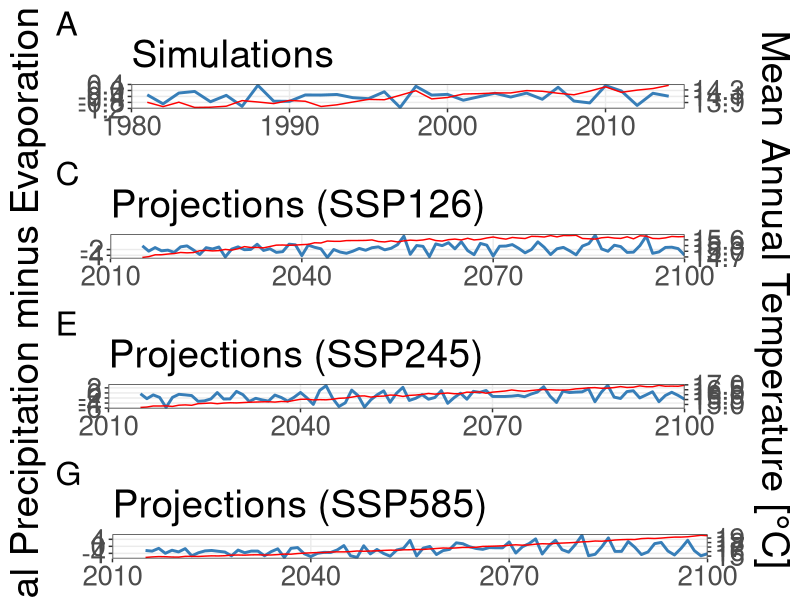
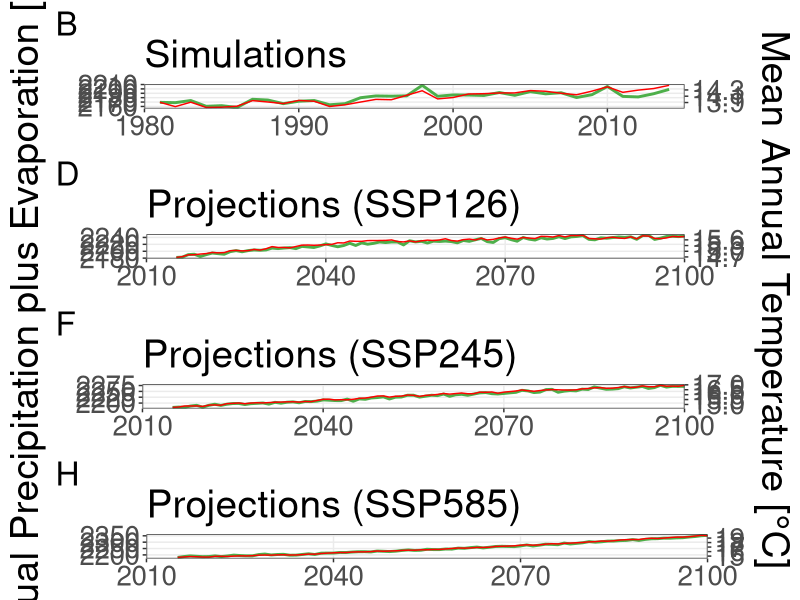
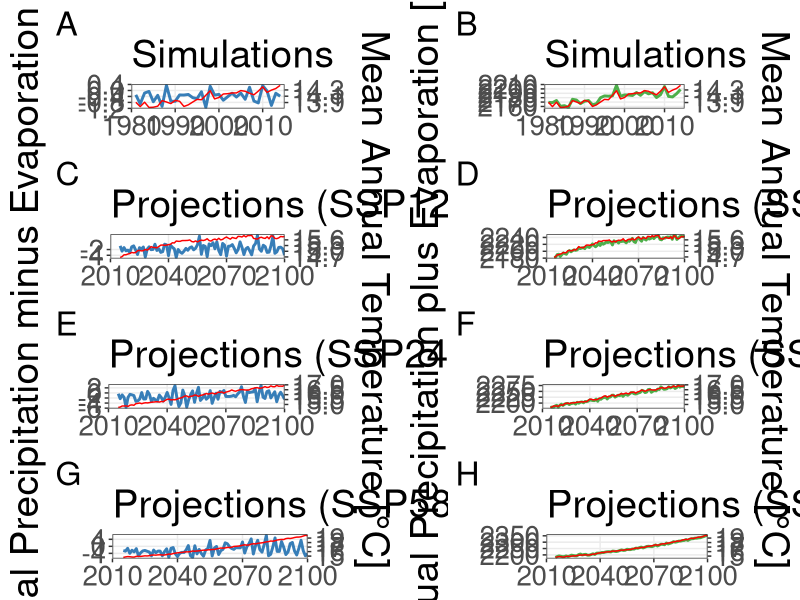

Recreate these plots in R, in order.
#Required Libraries
library(ggplot2)
library(dplyr)
library(data.table)
library(tidyverse)
#Load Data
global_gimsim <- read_csv('gcm_sim_avg8gcms.csv') %>% as.data.table()
global_proj126 <- read_csv('gcm_proj126_avg8gcms.csv') %>% as.data.table()
global_proj245 <- read_csv('gcm_proj245_avg8gcms.csv') %>% as.data.table()
global_proj585 <- read_csv('gcm_proj585_avg8gcms.csv') %>% as.data.table()

#Plots gimsim
range_PmE_gimsim <- max(global_gimsim$PmE) - min(global_gimsim$PmE)
min_PmE_gimsim <- min(global_gimsim$PmE)
range_PpE_gimsim <- max(global_gimsim$PpE) - min(global_gimsim$PpE)
min_PpE_gimsim <- min(global_gimsim$PpE)
range_T_gimsim <- max(global_gimsim$T) - min(global_gimsim$T)
min_T_gimsim <- min(global_gimsim$T)

p01 <- ggplot(data = global_gimsim, aes(x = Year, y = PmE)) +
  geom_line(show.legend = FALSE, color = "#377eb8", size = 1) +
  geom_line(aes(y = (T - min_T_gimsim)*range_PmE_gimsim/range_T_gimsim + min_PmE_gimsim), color = "red") +
  labs(x = NULL, y = NULL, title = "Simulations", tag = "A") +
  theme_bw() +
  #geom_label(aes(x = 1992, y = -90, label = "R-squared = 0.012\np-value = 0.141"), fill = "white", size = 5) +
  scale_y_continuous(sec.axis = sec_axis(~(. - min_PmE_gimsim)*range_T_gimsim/range_PmE_gimsim + min_T_gimsim, name = NULL)) +
  scale_x_continuous(limits = c(1980, 2015), expand = c(0, 0), breaks = seq(1980, 2020, 10)) +
  theme(panel.grid.minor = element_blank(), plot.tag = element_text(size = 24), plot.title = element_text(size=28), axis.text = element_text(size = 20), axis.title = element_text(size = 24))

p02 <- ggplot(data = global_gimsim, aes(x = Year, y = PpE)) +
  geom_line(show.legend = FALSE, color = "#4daf4a", size = 1) +
  geom_line(aes(y = (T - min_T_gimsim)*range_PpE_gimsim/range_T_gimsim + min_PpE_gimsim), color = "red") +
  labs(x = NULL, y = NULL, title = "Simulations", tag = "B") +
  theme_bw() +
  #geom_label(aes(x = 1992, y = 2250, label = "R-squared = 0.822\np-value < 2e-16"), fill = "white", size = 5) +
  scale_y_continuous(sec.axis = sec_axis(~(. - min_PpE_gimsim)*range_T_gimsim/range_PpE_gimsim + min_T_gimsim, name = NULL)) +
  scale_x_continuous(limits = c(1980, 2015), expand = c(0, 0), breaks = seq(1980, 2020, 10)) +
  theme(panel.grid.minor = element_blank(), plot.tag = element_text(size = 24), plot.title = element_text(size=28), axis.text = element_text(size = 20), axis.title = element_text(size = 24))

#Plots Proj126
range_PmE_proj126 <- max(global_proj126$PmE) - min(global_proj126$PmE)
min_PmE_proj126 <- min(global_proj126$PmE)
range_PpE_proj126 <- max(global_proj126$PpE) - min(global_proj126$PpE)
min_PpE_proj126 <- min(global_proj126$PpE)
range_T_proj126 <- max(global_proj126$T) - min(global_proj126$T)
min_T_proj126 <- min(global_proj126$T)

p03 <- ggplot(data = global_proj126, aes(x = Year, y = PmE)) +
  geom_line(show.legend = FALSE, color = "#377eb8", size = 1) +
  geom_line(aes(y = (T - min_T_proj126)*range_PmE_proj126/range_T_proj126 + min_PmE_proj126), color = "red") +
  labs(x = NULL, y = NULL, title = "Projections (SSP126)", tag = "C") +
  theme_bw() +
  #geom_label(aes(x = 1865, y = -9, label = "R-squared = 0.055\np-value = 0.013"), fill = "white", size = 5) +
  scale_y_continuous(breaks = seq(-2, -10, -2), sec.axis = sec_axis(~(. - min_PmE_proj126)*range_T_proj126/range_PmE_proj126 + min_T_proj126, name = NULL)) +
  scale_x_continuous(limits = c(2010, 2100), expand = c(0, 0), breaks = seq(2010, 2100, 30)) +
  theme(panel.grid.minor = element_blank(), plot.tag = element_text(size = 24), plot.title = element_text(size=28), axis.text = element_text(size = 20), axis.title = element_text(size = 24))

p04 <- ggplot(data = global_proj126, aes(x = Year, y = PpE)) +
  geom_line(show.legend = FALSE, color = "#4daf4a", size = 1) +
  geom_line(aes(y = (T - min_T_proj126)*range_PpE_proj126/range_T_proj126 + min_PpE_proj126), color = "red") +
  labs(x = NULL, y = NULL, title = "Projections (SSP126)", tag = "D") +
  theme_bw() +
  #geom_label(aes(x = 1865, y = 2015, label = "R-squared = 0.802\np-value < 2e-16"), fill = "white", size = 5) +
  scale_y_continuous(sec.axis = sec_axis(~(. - min_PpE_proj126)*range_T_proj126/range_PpE_proj126 + min_T_proj126, name = NULL)) +
  scale_x_continuous(limits = c(2010, 2100), expand = c(0, 0), breaks = seq(2010, 2100, 30)) +
  theme(panel.grid.minor = element_blank(), plot.tag = element_text(size = 24), plot.title = element_text(size=28), axis.text = element_text(size = 20), axis.title = element_text(size = 24))

#Plots Proj245
range_PmE_proj245 <- max(global_proj245$PmE) - min(global_proj245$PmE)
min_PmE_proj245 <- min(global_proj245$PmE)
range_PpE_proj245 <- max(global_proj245$PpE) - min(global_proj245$PpE)
min_PpE_proj245 <- min(global_proj245$PpE)
range_T_proj245 <- max(global_proj245$T) - min(global_proj245$T)
min_T_proj245 <- min(global_proj245$T)

p05 <- ggplot(data = global_proj245, aes(x = Year, y = PmE)) +
  geom_line(show.legend = FALSE, color = "#377eb8", size = 1) +
  geom_line(aes(y = (T - min_T_proj245)*range_PmE_proj245/range_T_proj245 + min_PmE_proj245), color = "red") +
  labs(x = NULL, y = NULL, title = "Projections (SSP245)", tag = "E") +
  theme_bw() +
  #geom_label(aes(x = 1865, y = 0, label = "R-squared = 0.395\np-value = 3e-09"), fill = "white", size = 5) +
  scale_y_continuous(sec.axis = sec_axis(~(. - min_PmE_proj245)*range_T_proj245/range_PmE_proj245 + min_T_proj245, name = NULL)) +
  scale_x_continuous(limits = c(2010, 2100), expand = c(0, 0), breaks = seq(2010, 2100, 30)) +
  theme(panel.grid.minor = element_blank(), plot.tag = element_text(size = 24), plot.title = element_text(size=28), axis.text = element_text(size = 20), axis.title = element_text(size = 24))

p06 <- ggplot(data = global_proj245, aes(x = Year, y = PpE)) +
  geom_line(show.legend = FALSE, color = "#4daf4a", size = 1) +
  geom_line(aes(y = (T - min_T_proj245)*range_PpE_proj245/range_T_proj245 + min_PpE_proj245), color = "red") +
  labs(x = NULL, y = NULL, title = "Projections (SSP245)", tag = "F") +
  theme_bw() +
  #geom_label(aes(x = 1865, y = 2050, label = "R-squared = 0.753\np-value < 2e-16"), fill = "white", size = 5) +
  scale_y_continuous(sec.axis = sec_axis(~(. - min_PpE_proj245)*range_T_proj245/range_PpE_proj245 + min_T_proj245, name = NULL)) +
  scale_x_continuous(limits = c(2010, 2100), expand = c(0, 0), breaks = seq(2010, 2100, 30)) +
  theme(panel.grid.minor = element_blank(), plot.tag = element_text(size = 24), plot.title = element_text(size=28), axis.text = element_text(size = 20), axis.title = element_text(size = 24))

#Plots Proj585
range_PmE_proj585 <- max(global_proj585$PmE) - min(global_proj585$PmE)
min_PmE_proj585 <- min(global_proj585$PmE)
range_PpE_proj585 <- max(global_proj585$PpE) - min(global_proj585$PpE)
min_PpE_proj585 <- min(global_proj585$PpE)
range_T_proj585 <- max(global_proj585$T) - min(global_proj585$T)
min_T_proj585 <- min(global_proj585$T)

p07 <- ggplot(data = global_proj585, aes(x = Year, y = PmE)) +
  geom_line(show.legend = FALSE, color = "#377eb8", size = 1) +
  geom_line(aes(y = (T - min_T_proj585)*range_PmE_proj585/range_T_proj585 + min_PmE_proj585), color = "red") +
  labs(x = NULL, y = NULL, title = "Projections (SSP585)", tag = "G") +
  theme_bw() +
  #geom_label(aes(x = 1865, y = -40, label = "R-squared = 0.176\np-value = 2e-04"), fill = "white", size = 5) +
  scale_y_continuous(sec.axis = sec_axis(~(. - min_PmE_proj585)*range_T_proj585/range_PmE_proj585 + min_T_proj585, name = NULL)) +
  scale_x_continuous(limits = c(2010, 2100), expand = c(0, 0), breaks = seq(2010, 2100, 30)) +
  theme(panel.grid.minor = element_blank(), plot.tag = element_text(size = 24), plot.title = element_text(size=28), axis.text = element_text(size = 20), axis.title = element_text(size = 24))

p08 <- ggplot(data = global_proj585, aes(x = Year, y = PpE)) +
  geom_line(show.legend = FALSE, color = "#4daf4a", size = 1) +
  geom_line(aes(y = (T - min_T_proj585)*range_PpE_proj585/range_T_proj585 + min_PpE_proj585), color = "red") +
  labs(x = NULL, y = NULL, title = "Projections (SSP585)", tag = "H") +
  theme_bw() +
  #geom_label(aes(x = 1865, y = 2000, label = "R-squared = 0.122\np-value = 0.002"), fill = "white", size = 5) +
  scale_y_continuous(sec.axis = sec_axis(~(. - min_PpE_proj585)*range_T_proj585/range_PpE_proj585 + min_T_proj585, name = NULL)) +
  scale_x_continuous(limits = c(2010, 2100), expand = c(0, 0), breaks = seq(2010, 2100, 30)) +
  theme(panel.grid.minor = element_blank(), plot.tag = element_text(size = 24), plot.title = element_text(size=28), axis.text = element_text(size = 20), axis.title = element_text(size = 24))

yleft1 = grid::textGrob("Annual Precipitation minus Evaporation [mm]", rot=90, gp = grid::gpar(fontsize = 28))
yleft2 = grid::textGrob("Annual Precipitation plus Evaporation [mm]", rot=90, gp = grid::gpar(fontsize = 28))
yright = grid::textGrob("Mean Annual Temperature [°C]", rot=-90, gp = grid::gpar(fontsize = 28))
p00 <- gridExtra::grid.arrange(p01, p03, p05, p07, ncol = 1,right = yright, left = yleft1, padding = unit(1, "line"))
p09 <- gridExtra::grid.arrange(p02, p04, p06, p08, ncol = 1,right = yright, left = yleft2, padding = unit(1, "line"))
p10 <- gridExtra::grid.arrange(p00, p09, ncol = 2)

ggsave("fig01_gcm.pdf", p10, dpi = 600, width = 8.15*2, height = 4.78*4, units = "in")



